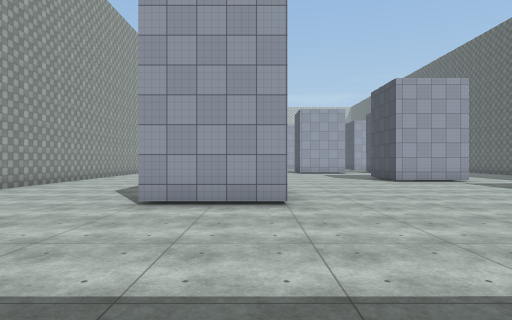
view 1 (above)

20 first-person views from a walk through a Unity game level. The camera is 1.5 m above the floor, looks level and sees 75° across. The floor is counted in squares, 2 m on a side. Each view is taken from the middle of a square. On the plan, view 1 faces up. The plan holds only what a view shows up to about 11 squares ahead; the rest is blank. The place goes on beyond the plan. Surface patterns are stand-ins for the level's own textures.

view 2
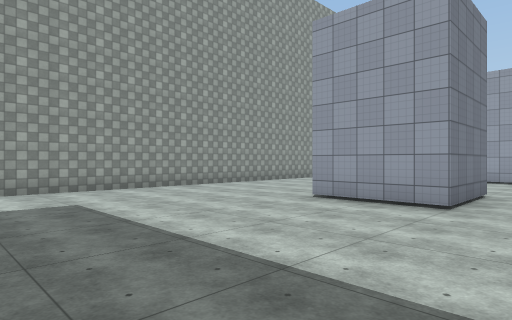

view 3
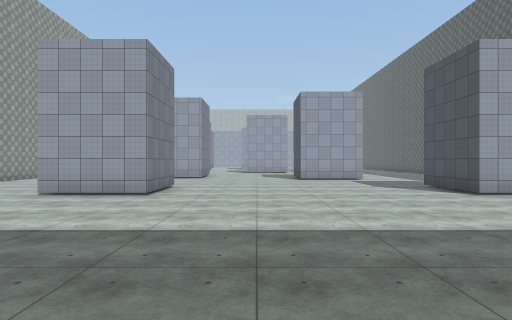

view 4
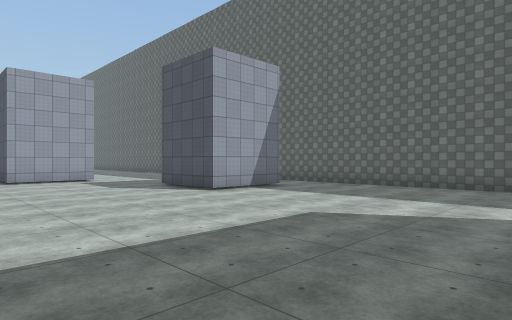

view 5
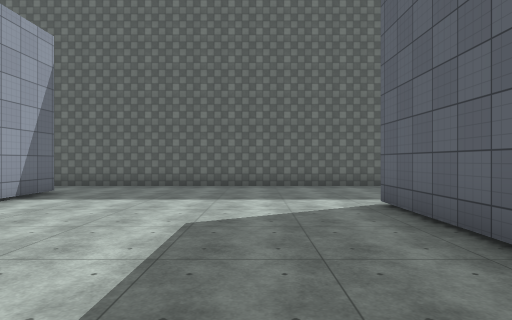

view 6
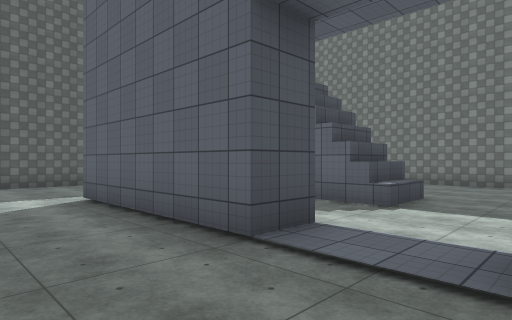

view 7
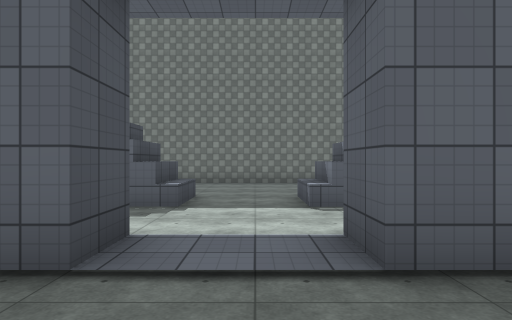

view 8
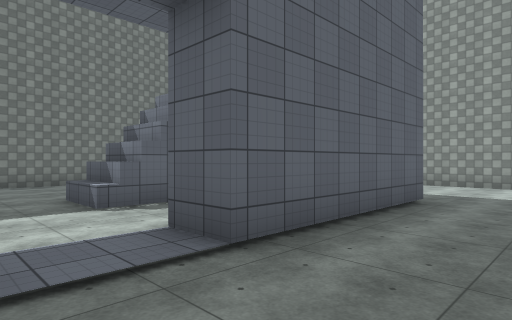

view 9
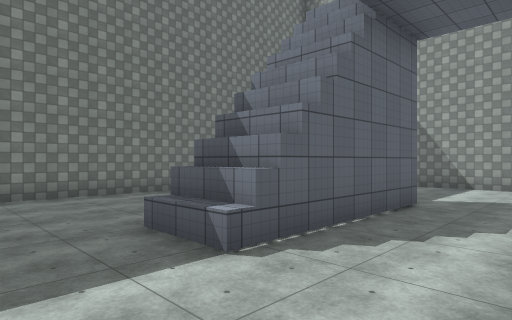

view 10
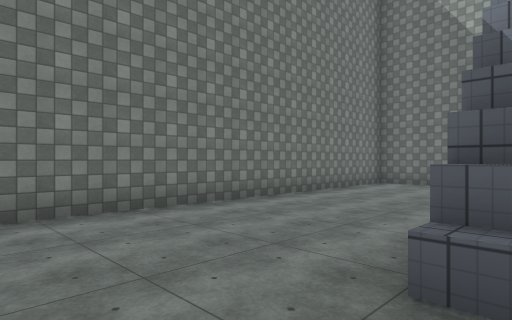

view 11
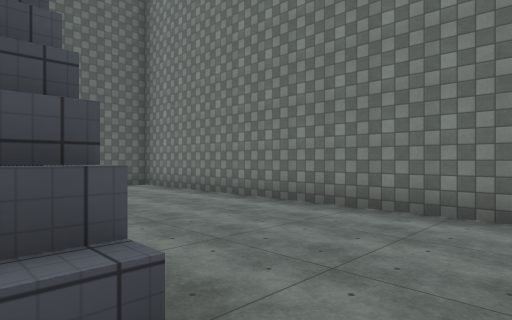

view 12
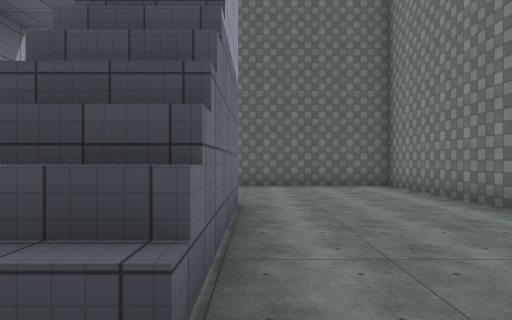

view 13
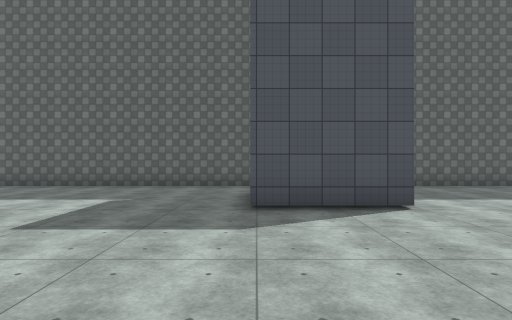

view 14
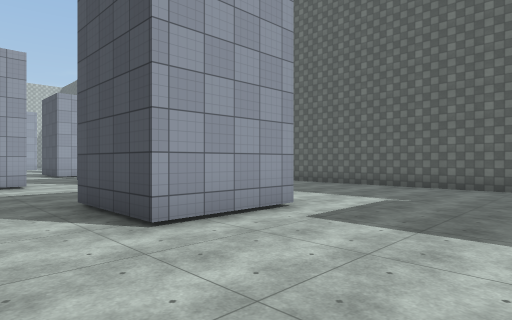

view 15
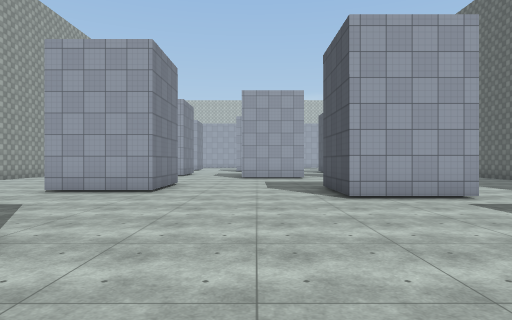

view 16
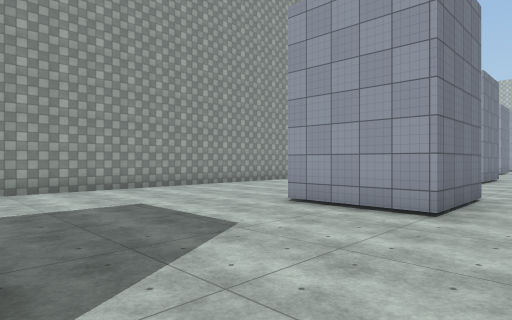

view 17
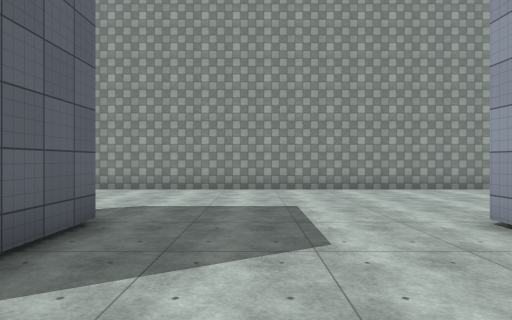

view 18
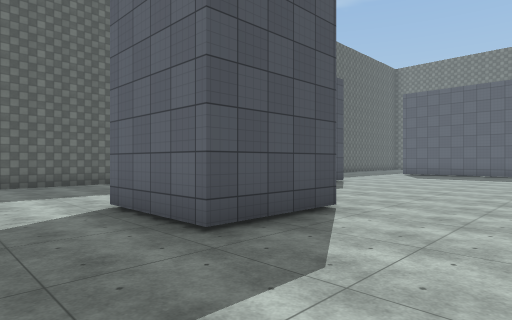

view 19
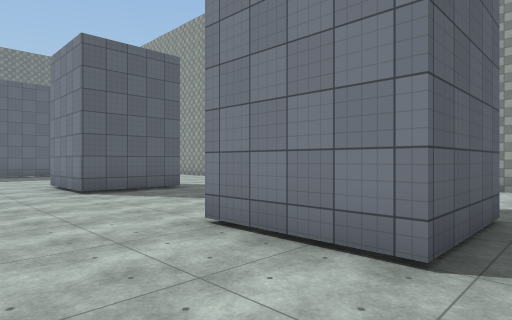

view 20
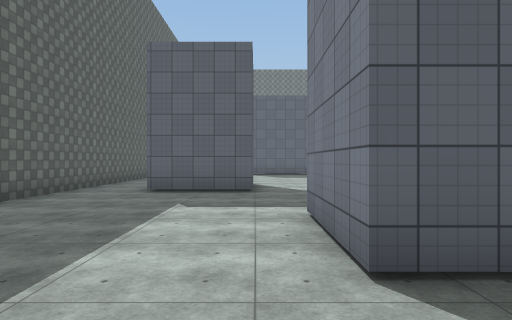

### Floor plan
Points are (right, up) in squares from view 1. A wall is a line through its corners. A room is listed if a view was taken in it or the views show most of it. See-through windows are left out.
Room 1 (views 1, 2, 3, 4, 5, 6, 7, 8, 9, 10, 11, 12, 13, 14, 15, 16, 17, 18, 19, 20)
walls: (4.2, -2.1) (4.2, -1.1) (8.7, -1.1); (-2.4, -1.1) (2.2, -1.1) (2.2, -2.1); (-2, 8.1) (0.6, 8.1) (0.6, 5.6) (-2, 5.6); (1.8, -4.1) (1.8, -5.8); (1.5, -4.1) (1.5, -5.8); (4.2, -4.2) (5.6, -4.2); (10.6, 5.6) (8.1, 5.6) (8.1, 8.1) (10.6, 8.1); (4.8, 11.4) (4.8, 13.9) (7.3, 13.9) (7.3, 11.4) (4.8, 11.4); (-2.2, -4.2) (2.2, -4.2); (4.6, -5.8) (4.6, -4.1); (4.8, -5.8) (4.8, -4.1); (-6.5, -0.4) (-6.5, -5.7); (8.5, -5.7) (4.2, -5.7); (12.6, -2.6) (12.6, 15.4); (-2, 15.2) (0.6, 15.2) (0.6, 12.7) (-2, 12.7); (-6.5, -7.7) (-6.5, -9.9) (12.6, -9.9) (12.6, -5.4); (-6.5, 16) (-6.5, 1.1)
low walls: (2.2, -4.2) (2.2, -5.8); (4.2, -5.7) (4.2, -4.2)

Where each view was taken, in squares from view 1:
view 1: 0 up, 0 right, facing up
view 2: 0 up, 2 right, facing up-left
view 3: 2 down, 3 right, facing up
view 4: 1 down, 3 right, facing up-right
view 5: 1 up, 3 right, facing right
view 6: 1 up, 2 right, facing down-right
view 7: 1 up, 3 right, facing down
view 8: 1 up, 4 right, facing down-left
view 9: 2 down, 4 right, facing down-left
view 10: 5 down, 4 right, facing down-left
view 11: 5 down, 3 right, facing down-right
view 12: 6 down, 3 right, facing right
view 13: 8 up, 3 right, facing right
view 14: 8 up, 3 right, facing up-right
view 15: 5 up, 3 right, facing up
view 16: 8 up, 2 right, facing up-left
view 17: 10 up, 2 right, facing left
view 18: 16 up, 2 right, facing down-right
view 19: 16 up, 3 right, facing down-left
view 20: 16 up, 8 right, facing down
